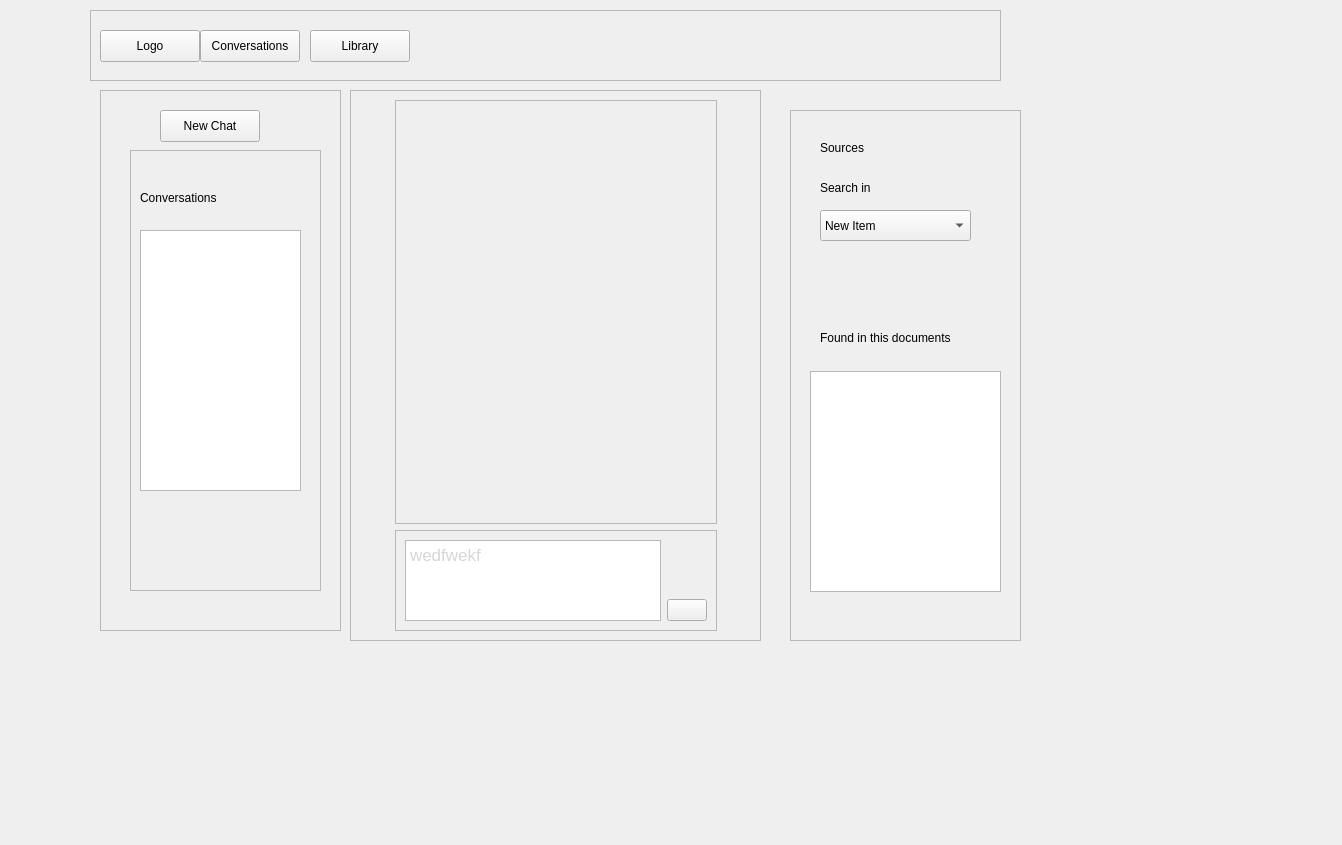
<?xml version="1.0" encoding="UTF-8"?>
<ui version="4.0">
 <class>MainWindow</class>
 <widget class="QMainWindow" name="MainWindow">
  <property name="geometry">
   <rect>
    <x>0</x>
    <y>0</y>
    <width>1342</width>
    <height>845</height>
   </rect>
  </property>
  <property name="windowTitle">
   <string>MainWindow</string>
  </property>
  <widget class="QWidget" name="centralwidget">
   <widget class="QFrame" name="left_frame">
    <property name="geometry">
     <rect>
      <x>100</x>
      <y>90</y>
      <width>241</width>
      <height>541</height>
     </rect>
    </property>
    <property name="frameShape">
     <enum>QFrame::Shape::StyledPanel</enum>
    </property>
    <property name="frameShadow">
     <enum>QFrame::Shadow::Raised</enum>
    </property>
    <widget class="QFrame" name="chut_list_frame">
     <property name="geometry">
      <rect>
       <x>30</x>
       <y>60</y>
       <width>191</width>
       <height>441</height>
      </rect>
     </property>
     <property name="frameShape">
      <enum>QFrame::Shape::StyledPanel</enum>
     </property>
     <property name="frameShadow">
      <enum>QFrame::Shadow::Raised</enum>
     </property>
     <widget class="QListView" name="listView">
      <property name="geometry">
       <rect>
        <x>10</x>
        <y>80</y>
        <width>161</width>
        <height>261</height>
       </rect>
      </property>
     </widget>
     <widget class="QLabel" name="label">
      <property name="geometry">
       <rect>
        <x>10</x>
        <y>40</y>
        <width>171</width>
        <height>16</height>
       </rect>
      </property>
      <property name="text">
       <string>Conversations</string>
      </property>
     </widget>
    </widget>
    <widget class="QPushButton" name="pushButton">
     <property name="geometry">
      <rect>
       <x>60</x>
       <y>20</y>
       <width>100</width>
       <height>32</height>
      </rect>
     </property>
     <property name="text">
      <string>New Chat</string>
     </property>
    </widget>
   </widget>
   <widget class="QFrame" name="main_frame">
    <property name="geometry">
     <rect>
      <x>350</x>
      <y>90</y>
      <width>411</width>
      <height>551</height>
     </rect>
    </property>
    <property name="frameShape">
     <enum>QFrame::Shape::StyledPanel</enum>
    </property>
    <property name="frameShadow">
     <enum>QFrame::Shadow::Raised</enum>
    </property>
    <layout class="QGridLayout" name="gridLayout_3">
     <item row="0" column="1">
      <widget class="QScrollArea" name="scrollArea">
       <property name="widgetResizable">
        <bool>true</bool>
       </property>
       <widget class="QWidget" name="scrollAreaWidgetContents">
        <property name="geometry">
         <rect>
          <x>0</x>
          <y>0</y>
          <width>337</width>
          <height>406</height>
         </rect>
        </property>
        <layout class="QGridLayout" name="gridLayout_2">
         <item row="0" column="0">
          <spacer name="verticalSpacer_2">
           <property name="orientation">
            <enum>Qt::Orientation::Vertical</enum>
           </property>
           <property name="sizeHint" stdset="0">
            <size>
             <width>178</width>
             <height>379</height>
            </size>
           </property>
          </spacer>
         </item>
        </layout>
       </widget>
      </widget>
     </item>
     <item row="1" column="0">
      <spacer name="horizontalSpacer">
       <property name="orientation">
        <enum>Qt::Orientation::Horizontal</enum>
       </property>
       <property name="sizeHint" stdset="0">
        <size>
         <width>2</width>
         <height>20</height>
        </size>
       </property>
      </spacer>
     </item>
     <item row="1" column="1">
      <widget class="QFrame" name="msg_frame_2">
       <property name="maximumSize">
        <size>
         <width>16777215</width>
         <height>101</height>
        </size>
       </property>
       <property name="frameShape">
        <enum>QFrame::Shape::StyledPanel</enum>
       </property>
       <property name="frameShadow">
        <enum>QFrame::Shadow::Raised</enum>
       </property>
       <layout class="QGridLayout" name="gridLayout">
        <item row="0" column="1">
         <spacer name="verticalSpacer">
          <property name="orientation">
           <enum>Qt::Orientation::Vertical</enum>
          </property>
          <property name="sizeHint" stdset="0">
           <size>
            <width>20</width>
            <height>40</height>
           </size>
          </property>
         </spacer>
        </item>
        <item row="1" column="1">
         <widget class="QPushButton" name="pushButton_5">
          <property name="minimumSize">
           <size>
            <width>16</width>
            <height>16</height>
           </size>
          </property>
          <property name="maximumSize">
           <size>
            <width>300</width>
            <height>300</height>
           </size>
          </property>
          <property name="text">
           <string/>
          </property>
          <property name="icon">
           <iconset theme="QIcon::ThemeIcon::DocumentSend"/>
          </property>
         </widget>
        </item>
        <item row="0" column="0" rowspan="2">
         <widget class="QTextEdit" name="textEdit">
          <property name="html">
           <string>&lt;!DOCTYPE HTML PUBLIC &quot;-//W3C//DTD HTML 4.0//EN&quot; &quot;http://www.w3.org/TR/REC-html40/strict.dtd&quot;&gt;
&lt;html&gt;&lt;head&gt;&lt;meta name=&quot;qrichtext&quot; content=&quot;1&quot; /&gt;&lt;meta charset=&quot;utf-8&quot; /&gt;&lt;style type=&quot;text/css&quot;&gt;
p, li { white-space: pre-wrap; }
hr { height: 1px; border-width: 0; }
li.unchecked::marker { content: &quot;\2610&quot;; }
li.checked::marker { content: &quot;\2612&quot;; }
&lt;/style&gt;&lt;/head&gt;&lt;body style=&quot; font-family:'.AppleSystemUIFont'; font-size:13pt; font-weight:400; font-style:normal;&quot;&gt;
&lt;p style=&quot; margin-top:0px; margin-bottom:0px; margin-left:0px; margin-right:0px; -qt-block-indent:0; text-indent:0px;&quot;&gt;&lt;span style=&quot; color:#d6d6d6;&quot;&gt;wedfwekf&lt;/span&gt;&lt;/p&gt;&lt;/body&gt;&lt;/html&gt;</string>
          </property>
         </widget>
        </item>
       </layout>
      </widget>
     </item>
     <item row="1" column="2">
      <spacer name="horizontalSpacer_2">
       <property name="orientation">
        <enum>Qt::Orientation::Horizontal</enum>
       </property>
       <property name="sizeHint" stdset="0">
        <size>
         <width>21</width>
         <height>20</height>
        </size>
       </property>
      </spacer>
     </item>
    </layout>
   </widget>
   <widget class="QFrame" name="right_frame">
    <property name="geometry">
     <rect>
      <x>790</x>
      <y>110</y>
      <width>231</width>
      <height>531</height>
     </rect>
    </property>
    <property name="frameShape">
     <enum>QFrame::Shape::StyledPanel</enum>
    </property>
    <property name="frameShadow">
     <enum>QFrame::Shadow::Raised</enum>
    </property>
    <widget class="QLabel" name="label_2">
     <property name="geometry">
      <rect>
       <x>30</x>
       <y>30</y>
       <width>58</width>
       <height>16</height>
      </rect>
     </property>
     <property name="text">
      <string>Sources</string>
     </property>
    </widget>
    <widget class="QLabel" name="label_3">
     <property name="geometry">
      <rect>
       <x>30</x>
       <y>70</y>
       <width>58</width>
       <height>16</height>
      </rect>
     </property>
     <property name="text">
      <string>Search in</string>
     </property>
    </widget>
    <widget class="QComboBox" name="comboBox">
     <property name="geometry">
      <rect>
       <x>30</x>
       <y>100</y>
       <width>151</width>
       <height>31</height>
      </rect>
     </property>
     <item>
      <property name="text">
       <string>New Item</string>
      </property>
     </item>
     <item>
      <property name="text">
       <string>New Item</string>
      </property>
     </item>
     <item>
      <property name="text">
       <string>New Item</string>
      </property>
     </item>
     <item>
      <property name="text">
       <string>New Item</string>
      </property>
     </item>
    </widget>
    <widget class="QLabel" name="label_4">
     <property name="geometry">
      <rect>
       <x>30</x>
       <y>220</y>
       <width>161</width>
       <height>16</height>
      </rect>
     </property>
     <property name="text">
      <string>Found in this documents</string>
     </property>
    </widget>
    <widget class="QListView" name="listView_2">
     <property name="geometry">
      <rect>
       <x>20</x>
       <y>261</y>
       <width>191</width>
       <height>221</height>
      </rect>
     </property>
    </widget>
   </widget>
   <widget class="QFrame" name="upper_frame">
    <property name="geometry">
     <rect>
      <x>90</x>
      <y>10</y>
      <width>911</width>
      <height>71</height>
     </rect>
    </property>
    <property name="frameShape">
     <enum>QFrame::Shape::StyledPanel</enum>
    </property>
    <property name="frameShadow">
     <enum>QFrame::Shadow::Raised</enum>
    </property>
    <widget class="QPushButton" name="pushButton_2">
     <property name="geometry">
      <rect>
       <x>110</x>
       <y>20</y>
       <width>100</width>
       <height>32</height>
      </rect>
     </property>
     <property name="text">
      <string>Conversations</string>
     </property>
    </widget>
    <widget class="QPushButton" name="pushButton_3">
     <property name="geometry">
      <rect>
       <x>220</x>
       <y>20</y>
       <width>100</width>
       <height>32</height>
      </rect>
     </property>
     <property name="text">
      <string>Library</string>
     </property>
    </widget>
    <widget class="QPushButton" name="pushButton_4">
     <property name="geometry">
      <rect>
       <x>10</x>
       <y>20</y>
       <width>100</width>
       <height>32</height>
      </rect>
     </property>
     <property name="text">
      <string>Logo</string>
     </property>
    </widget>
   </widget>
  </widget>
  <widget class="QMenuBar" name="menubar">
   <property name="geometry">
    <rect>
     <x>0</x>
     <y>0</y>
     <width>1342</width>
     <height>24</height>
    </rect>
   </property>
  </widget>
 </widget>
 <resources>
  <include location="../static/resource.qrc"/>
 </resources>
 <connections/>
</ui>
